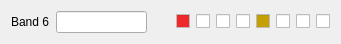
   <widget class="QWidget" name="layoutWidget_6">
    <property name="geometry">
     <rect>
      <x>10</x>
      <y>220</y>
      <width>341</width>
      <height>27</height>
     </rect>
    </property>
    <layout class="QHBoxLayout" name="horizontalLayout_8">
     <item>
      <widget class="QLabel" name="label_9">
       <property name="text">
        <string>Band 6</string>
       </property>
      </widget>
     </item>
     <item>
      <widget class="QLineEdit" name="lineEdit_7">
       <property name="sizePolicy">
        <sizepolicy hsizetype="Expanding" vsizetype="Fixed">
         <horstretch>0</horstretch>
         <verstretch>0</verstretch>
        </sizepolicy>
       </property>
      </widget>
     </item>
     <item>
      <spacer name="horizontalSpacer_8">
       <property name="orientation">
        <enum>Qt::Horizontal</enum>
       </property>
       <property name="sizeHint" stdset="0">
        <size>
         <width>40</width>
         <height>20</height>
        </size>
       </property>
      </spacer>
     </item>
     <item>
      <widget class="QCheckBox" name="checkBox_49">
       <property name="sizePolicy">
        <sizepolicy hsizetype="Fixed" vsizetype="Fixed">
         <horstretch>0</horstretch>
         <verstretch>0</verstretch>
        </sizepolicy>
       </property>
       <property name="palette">
        <palette>
         <active>
          <colorrole role="Base">
           <brush brushstyle="SolidPattern">
            <color alpha="255">
             <red>239</red>
             <green>41</green>
             <blue>41</blue>
            </color>
           </brush>
          </colorrole>
         </active>
         <inactive>
          <colorrole role="Base">
           <brush brushstyle="SolidPattern">
            <color alpha="255">
             <red>239</red>
             <green>41</green>
             <blue>41</blue>
            </color>
           </brush>
          </colorrole>
         </inactive>
         <disabled>
          <colorrole role="Base">
           <brush brushstyle="SolidPattern">
            <color alpha="255">
             <red>239</red>
             <green>235</green>
             <blue>231</blue>
            </color>
           </brush>
          </colorrole>
         </disabled>
        </palette>
       </property>
       <property name="focusPolicy">
        <enum>Qt::NoFocus</enum>
       </property>
       <property name="text">
        <string notr="true"/>
       </property>
      </widget>
     </item>
     <item>
      <widget class="QCheckBox" name="checkBox_50">
       <property name="sizePolicy">
        <sizepolicy hsizetype="Fixed" vsizetype="Fixed">
         <horstretch>0</horstretch>
         <verstretch>0</verstretch>
        </sizepolicy>
       </property>
       <property name="focusPolicy">
        <enum>Qt::NoFocus</enum>
       </property>
       <property name="text">
        <string notr="true"/>
       </property>
      </widget>
     </item>
     <item>
      <widget class="QCheckBox" name="checkBox_51">
       <property name="sizePolicy">
        <sizepolicy hsizetype="Fixed" vsizetype="Fixed">
         <horstretch>0</horstretch>
         <verstretch>0</verstretch>
        </sizepolicy>
       </property>
       <property name="focusPolicy">
        <enum>Qt::NoFocus</enum>
       </property>
       <property name="text">
        <string notr="true"/>
       </property>
      </widget>
     </item>
     <item>
      <widget class="QCheckBox" name="checkBox_52">
       <property name="sizePolicy">
        <sizepolicy hsizetype="Fixed" vsizetype="Fixed">
         <horstretch>0</horstretch>
         <verstretch>0</verstretch>
        </sizepolicy>
       </property>
       <property name="focusPolicy">
        <enum>Qt::NoFocus</enum>
       </property>
       <property name="text">
        <string notr="true"/>
       </property>
      </widget>
     </item>
     <item>
      <widget class="QCheckBox" name="checkBox_53">
       <property name="sizePolicy">
        <sizepolicy hsizetype="Fixed" vsizetype="Fixed">
         <horstretch>0</horstretch>
         <verstretch>0</verstretch>
        </sizepolicy>
       </property>
       <property name="palette">
        <palette>
         <active>
          <colorrole role="Base">
           <brush brushstyle="SolidPattern">
            <color alpha="255">
             <red>196</red>
             <green>160</green>
             <blue>0</blue>
            </color>
           </brush>
          </colorrole>
         </active>
         <inactive>
          <colorrole role="Base">
           <brush brushstyle="SolidPattern">
            <color alpha="255">
             <red>196</red>
             <green>160</green>
             <blue>0</blue>
            </color>
           </brush>
          </colorrole>
         </inactive>
         <disabled>
          <colorrole role="Base">
           <brush brushstyle="SolidPattern">
            <color alpha="255">
             <red>239</red>
             <green>235</green>
             <blue>231</blue>
            </color>
           </brush>
          </colorrole>
         </disabled>
        </palette>
       </property>
       <property name="focusPolicy">
        <enum>Qt::NoFocus</enum>
       </property>
       <property name="text">
        <string notr="true"/>
       </property>
      </widget>
     </item>
     <item>
      <widget class="QCheckBox" name="checkBox_54">
       <property name="sizePolicy">
        <sizepolicy hsizetype="Fixed" vsizetype="Fixed">
         <horstretch>0</horstretch>
         <verstretch>0</verstretch>
        </sizepolicy>
       </property>
       <property name="focusPolicy">
        <enum>Qt::NoFocus</enum>
       </property>
       <property name="text">
        <string notr="true"/>
       </property>
      </widget>
     </item>
     <item>
      <widget class="QCheckBox" name="checkBox_55">
       <property name="sizePolicy">
        <sizepolicy hsizetype="Fixed" vsizetype="Fixed">
         <horstretch>0</horstretch>
         <verstretch>0</verstretch>
        </sizepolicy>
       </property>
       <property name="focusPolicy">
        <enum>Qt::NoFocus</enum>
       </property>
       <property name="text">
        <string notr="true"/>
       </property>
      </widget>
     </item>
     <item>
      <widget class="QCheckBox" name="checkBox_56">
       <property name="sizePolicy">
        <sizepolicy hsizetype="Fixed" vsizetype="Fixed">
         <horstretch>0</horstretch>
         <verstretch>0</verstretch>
        </sizepolicy>
       </property>
       <property name="focusPolicy">
        <enum>Qt::NoFocus</enum>
       </property>
       <property name="text">
        <string notr="true"/>
       </property>
      </widget>
     </item>
    </layout>
   </widget>
